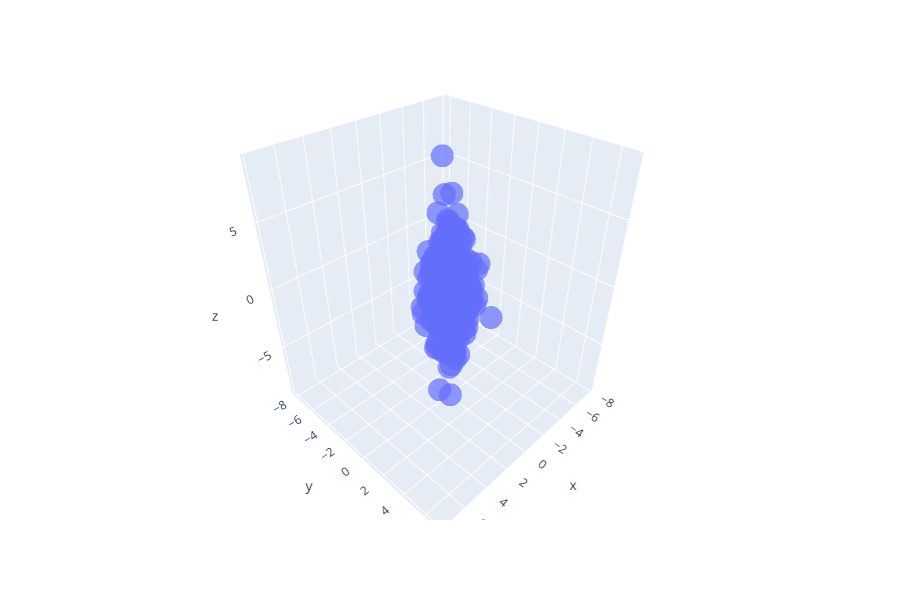

Here is the notebook cell this chart was saved with:
### Code cell
# need to install:
#  conda install -n eods-f19 plotly nbformat
import plotly.express as px

fig = px.scatter_3d(x=df_3['CVX'],y=df_3['XOM'],z=df_3['IBM'], opacity=0.7)
fig.show()

### Figure 1 — Plotly figure (JSON) as saved in the notebook; plotly's stock layout.template omitted (floating-point values rounded to 4 significant figures; data arrays with more than 128 entries replaced by an {"elided": "..."} marker saying what was removed)
{"data": [{"hoverlabel": {"namelength": 0}, "hovertemplate": "x=%{x}<br>y=%{y}<br>z=%{z}", "legendgroup": "", "marker": {"color": "#636efa", "opacity": 0.7, "symbol": "circle"}, "mode": "markers", "name": "", "scene": "scene", "showlegend": false, "type": "scatter3d", "x": {"elided": "5647 float values"}, "y": {"elided": "5647 float values"}, "z": {"elided": "5647 float values"}}], "layout": {"height": 600, "legend": {"tracegroupgap": 0}, "margin": {"t": 60}, "scene": {"domain": {"x": [0, 0.98], "y": [0, 1]}, "xaxis": {"title": {"text": "x"}}, "yaxis": {"title": {"text": "y"}}, "zaxis": {"title": {"text": "z"}}}}}
